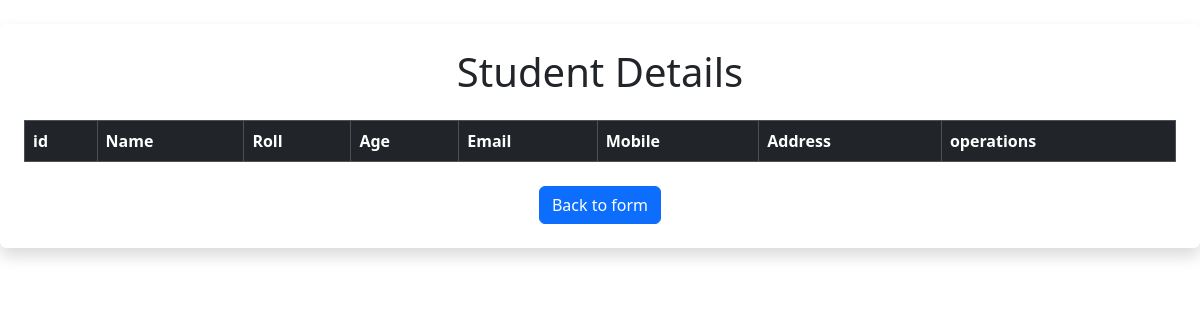
Page /read/ on the earlier database version.
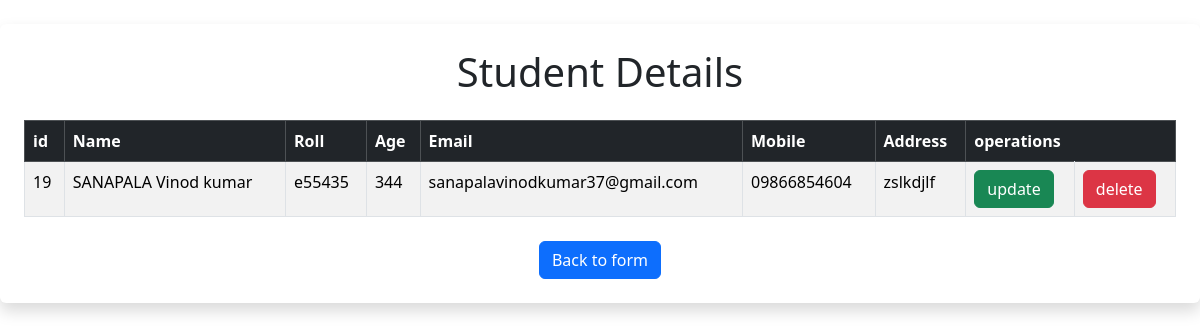
Same page on the later database version.
### crudapp/models.py (models this page shows, shortened)
class student(models.Model):
    name = models.CharField(max_length=30)
    roll = models.CharField(max_length=10)
    age = models.IntegerField()
    email = models.EmailField(max_length=30)
    mbl = models.CharField(max_length=10)
    add = models.TextField()

### crudapp/views.py (the view)
# urls.py: path('read/', views.read, name='read'),
def read(request):
    data = student.objects.all()
    return render(request, 'read.html', {'data':data})

### templates/read.html (shortened to what this page needs)
<!DOCTYPE html>
<html lang="en">
<head>
    <link href="https://cdn.jsdelivr.net/npm/bootstrap@5.3.3/dist/css/bootstrap.min.css" rel="stylesheet">
</head>
<body>
  <div class="container-fluid bg-white p-4 mt-4 rounded shadow">
    <h1 class="text-center mb-4">Student Details</h1>
    <table class="table table-striped table-bordered">
      <thead class="table-dark">
        <tr>
          <th>id</th>
          <th>Name</th>
          <th>Roll</th>
          <th>Age</th>
          <th>Email</th>
          <th>Mobile</th>
          <th>Address</th>
          <th colspan="2">operations</th>
        </tr>
      </thead>
      <tbody>
        {% for student in data %}
          <tr>
            <td>{{ student.id }}</td>
            <td>{{ student.name }}</td>
            <td>{{ student.roll }}</td>
            <td>{{ student.age }}</td>
            <td>{{ student.email }}</td>
            <td>{{ student.mbl }}</td>
            <td>{{ student.add }}</td>
            <td><a href="{% url 'update' student.id %}" class="btn btn-success">update</a></td>
            <td><a href="{% url 'delete' student.id %}" id="alert" class="btn btn-danger">delete</a></td>
          </tr>
        {% endfor %}
      </tbody>
    </table>
    <div class="text-center mt-4">
      <a href="{% url 'index' %}" class="btn btn-primary">Back to form</a>
    </div>
  </div>
</body>
</html>

Differences in the rows shown:
added student: id "19", name "SANAPALA Vinod kumar", roll "e55435", age "344", email "sanapalavinodkumar37@gmail.com", mbl "09866854604", add "zslkdjlf"
